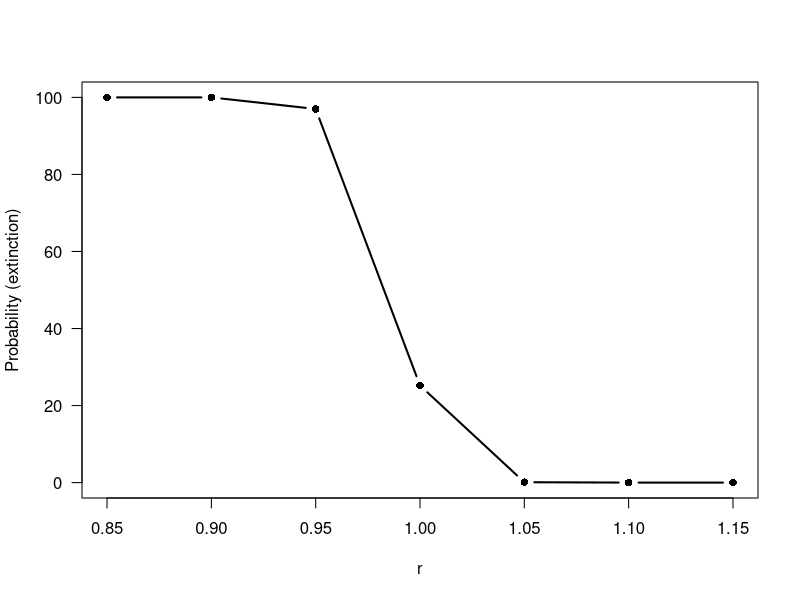

Write R code to recreate this figure. (Note: this script raises an error after producing the figure.)
###############################################################################
#### FISH 558
#### Lecture 09
#### Kelli Faye Johnson
###############################################################################

# =============================================================================
# Step 01: add the functions to your environment
# =============================================================================

# Slide 04
# Population model with basic specifications
#' @param r A numeric value specifying the population growth rate, where the
#'   population experiences exponential growth.
#' @param Start_val A numeric value specifying the initial population size.
#' @param Thresh A numeric value specifying the quasi-extinction level, or
#'   population size at which quasi-extinction occurs.
#' @param Nyears A numeric value specifying the number of years in a single
#'   simulation.
#' @param Nsim A numeric value specifying the number of simulations to perform.
#' @param SigP A numeric value specifying the yearly variation in population.
DoProject <- function(r,Start_val=500,Thresh=10,Nyears=100,Nsim=1000,SigP=0.2)
{
 WentExtinct <- 0
 for (Isim in 1:Nsim)
  {
   Nvalue <- Start_val
   Extinct <- F
   for (Iyr in 1:Nyears)
    {
     Nvalue <- r*Nvalue*exp(rnorm(1,0,SigP) - SigP^2/2)
     if (Nvalue < Thresh) Extinct <- T
    }
   if (Extinct==T) WentExtinct <- WentExtinct + 1
  }
 return(WentExtinct/Nsim*100)

}

# Slide 17
# Iberian lynx function
#' @param K
#' @param s24 A vector of numeric values specifying the survival rate of ages two
#'   through four, thus the vector has a length of three. There are no default
#'   values.
#' @param s1 A vector of two numeric values specifying the survival rate of cubs.
#'   The first entry is the survival rate of cubs in the absence of a catastrophe
#'   and the second value is the suvival rate of cubs during a catastrophe.
#'   There are no default values.
#' @param Ninit
#' @param ProbFemCub A numeric value specifying the probability that a cub is female.
#'   The default value is \code{0.87}.
#' @param y A numeric value between zero and one, specifying the probability of
#'   a catastrophe, where catastrophic events are caused by droughts.
#' @param Thresh An integer specifying the threshold level, below which quasi-extinction
#'   occurs. The default value is \code{2}.
#' @param Nsim A numeric value specifying the number of simulations.
#' @param Nyear A numeric value specifying the number of years in a simulation.
Lynx <- function(K, s24, s1, Ninit, ProbFemCub = 0.87, ProbCat = 0.1,
  Thresh = 2, Nsim = 100,Nyear = 50) {
 WentExtinct <- 0
 for (Isim in 1:Nsim) {
    # Initialize
    n <- Ninit
    Extinct <- F
    for (Iyr in 1:Nyear) {
      # Define year-1 survival
      if (runif(1,0,1) < ProbCat) SurvJ <- s1[2] else SurvJ <- s1[1]
      s <- c(SurvJ,s24)

      # Update the stage-structure
      Nnext <- rep(0,4)
      for (Istage in 1:4)
       Nnext[Istage] <- rbinom(1,n[Istage],s[Istage])

      # Generate the cub
      Cubs <- if (n[4] > 0) rbinom(1,n[4],ProbFemCub) else 0

      # Probaby becoming a breeder
      if (Nnext[2]+Nnext[3] > 0) ProbBreed <- (K-Nnext[4])/(Nnext[2]+Nnext[3]) else ProbBreed <- 0.5
      if (ProbBreed < 0) ProbBreed <- 0
      if (ProbBreed > 1) ProbBreed <- 1
      Ntemp <- Nnext[2]+Nnext[3]
      NewBreed <- if (Ntemp > 0) rbinom(1,Ntemp,ProbBreed) else 0
      n[4] <- Nnext[4] + NewBreed
      n[3] <- Nnext[2] + Nnext[3] - NewBreed
      n[2] <- Nnext[1]
      n[1] <- Cubs

      # Check for extinction
      Ntot <- sum(n)
      if (Ntot <= Thresh) Extinct <- T
    }
    if (Extinct==T) WentExtinct <- WentExtinct + 1
 }
 return(WentExtinct/Nsim*100)

}

# =============================================================================
# Step 02: Run the initial model
# =============================================================================
# x is a vector of intrinsic growth rates
x <- c(0.85, 0.9, 0.95, 1, 1.05, 1.1, 1.15)
# Initiate the probability of extinction to zero for each growth rate
y <- rep(0, length = length(x))
for (II in 1:length(x)) {
  y[II] <- DoProject(x[II])
}
 cat("The probability of extinction given the specified growth rate.\n")
 print(y)

 plot(x, y, xlab = "r", ylab = "Probability (extinction)", las = 1,
   type = "b", lty = 1, lwd = 2, pch = 16)

# =============================================================================
# Step 03: Change DoProject to allow for temporal correlation
# =============================================================================

 # Slide 04
 # Population model with basic specifications
 #' @param r A numeric value specifying the population growth rate, where the
 #'   population experiences exponential growth.
 #' @param Start_val A numeric value specifying the initial population size.
 #' @param Thresh A numeric value specifying the quasi-extinction level, or
 #'   population size at which quasi-extinction occurs.
 #' @param Nyears A numeric value specifying the number of years in a single
 #'   simulation.
 #' @param Nsim A numeric value specifying the number of simulations to perform.
 #' @param SigP A numeric value specifying the yearly variation in population.
 DoAutoProject <- function(r,Start_val=500,Thresh=10,Nyears=100,Nsim=1000,SigP=0.2,p = .717,catastrophe = 0)
 {
   WentExtinct <- 0

   for (Isim in 1:Nsim)
   {
     Nvalue <- Start_val

      Extinct <- F

     errors <- matrix(0,1,Nyears +1)

     for (Iyr in 1:Nyears)
     {
       errors[Iyr+1] <- p*errors[Iyr] + sqrt(1-p^2)*rnorm(1,0,SigP)
       Nvalue <- r*Nvalue*exp(errors[Iyr+1] - SigP^2/2)

        if (Nvalue < Thresh) Extinct <- T
     }
     if (Extinct==T) WentExtinct <- WentExtinct + 1
   }
   return(WentExtinct/Nsim*100)

 }


 #With autocorrelation

 # x is a vector of intrinsic growth rates
 x2 <- c(0.85, 0.9, 0.95, 1, 1.05, 1.1, 1.15)
 # Initiate the probability of extinction to zero for each growth rate
 y2 <- rep(0, length = length(x))
 for (II in 1:length(x)) {
   y2[II] <- DoAutoProject(x2[II])
 }
 cat("The probability of extinction given the specified growth rate.\n")
 print(y2)


 with.ar <- data.frame(scenario = 'with AR', x = x2, y = y2)

 without.ar <- data.frame(scenario = 'without AR', x = x, y = y)

 results <- rbind(with.ar,without.ar)

 ggplot(results,aes(x,y/100,color = scenario, shape = scenario)) +
   geom_line(aes(linetype = scenario),size = 2, alpha = 0.6) +
   geom_point(size = 4) +
   xlab('r') +
   ylab("Probability (extinction)") +
   scale_y_continuous(labels = percent)


quartz()
plot(x2, y2, xlab = "r", ylab = "Probability (extinction)", las = 1,
      type = "b", lty = 1, lwd = 2, pch = 16)
par(new = T)
plot(x, y, xlab = "r", ylab = "Probability (extinction)", las = 1,
      type = "b", lty = 2, lwd = 2, pch = 16)

# =============================================================================
# Step 04: Run the Iberian lynx example
# =============================================================================
# xx is a vector of hypothesized number of territories
xx <- 1:10
# Initiate the probability of extinction at zero for each number of territories
yy <- rep(0, length = length(xx))
for (II in 1:length(xx)) {
  yy[II] <- Lynx(
    K = xx[II],
    s24 = c(0.7,0.7,0.86),
    s1 = c(0.5,0.2),
    Ninit = c(4,2,0,5),
    ProbFemCub = 0.87,
    ProbCat = 0.1,
    Thresh = 2,
    Nsim = 1000,
    Nyear = 50
  )
}

cat("The probability of extinction given the specified number of territories.\n")
print(yy)

 plot(xx, yy, xlab = "Number of territories", lty = 1, lwd = 2, pch = 16,
 type = "b", ylab = "Probability (extinction)", las = 1)
